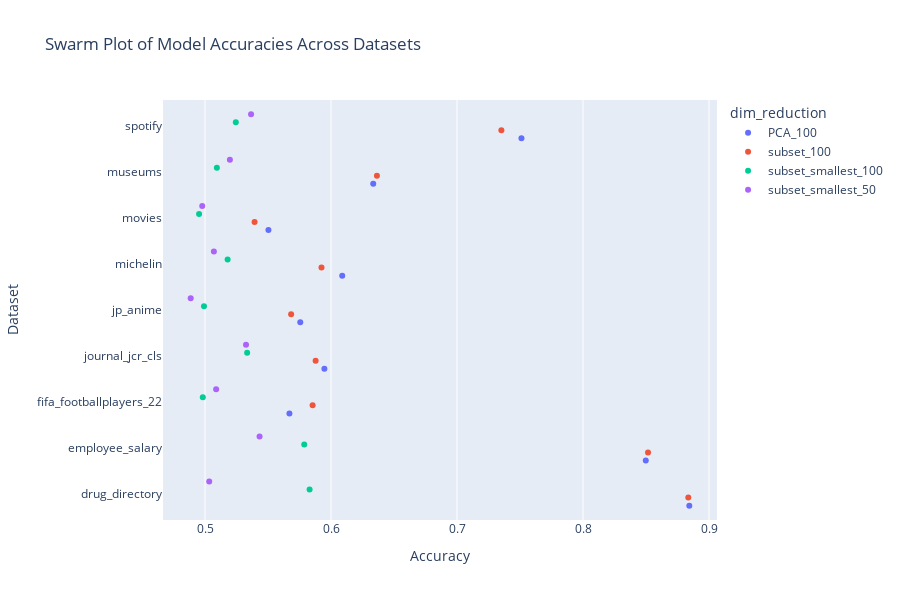

The notebook cell this image was saved under:
### Code cell
import seaborn as sns
import matplotlib.pyplot as plt
import plotly.express as px
import pandas as pd
#results = pd.read_csv("../results/results.csv")
#esults['mean_accuracy'] = results['accuracy'].apply(np.mean)
#melted_results = results
# "Melting" the data to make it suitable for a swarmplot
#melted_results = results.explode('accuracy')
#melted_results['accuracy'] = melted_results['accuracy'].astype(float)
# average the accuracy scores in the accuracy column

# filter for encoding =lm__all-MiniLM-L12-v2
# take the mean of accuracy
melted_results = results.groupby(['dataset', 'model', 'dim_reduction', 'encoding']).mean().reset_index()
#melted_results = results.explode('accuracy')
#melted_results['accuracy'] = melted_results['accuracy'].astype(float)
#melted_results = melted_results[melted_results['encoding'] == 'lm__all-MiniLM-L12-v2']
print(len(melted_results))

# Creating the swarmplot
# plt.figure(figsize=(15, 20))
# sns.swarmplot(data=melted_results, x='accuracy', y='dataset', hue='model', dodge=True)
# plt.title('Swarm Plot of Model Accuracies Across Datasets')
# plt.xlabel('Accuracy')
# plt.ylabel('Dataset')
# plt.legend(title='Model', bbox_to_anchor=(1.05, 1), loc='upper left')
# plt.show()
# Create the plot

# Create the plot
fig = px.strip(
    data_frame=melted_results,
    x="accuracy",
    y="dataset",
    #color="model",
    color="dim_reduction",
    title="Swarm Plot of Model Accuracies Across Datasets",
    labels={"accuracy": "Accuracy", "dataset": "Dataset", "model": "Model"},
    height=600,
    width=900,
)

# Update hover information for each trace (grouped by 'color' or 'model' in this case)
for i, trace in enumerate(fig.data):
    subset_df = melted_results[melted_results['model'] == trace.name]
    hover_template = "<br>".join([f"{col}: %{{customdata[{i}]}}" for i, col in enumerate(subset_df.columns)])
    trace.customdata = subset_df.values
    trace.hovertemplate = hover_template

# Show the figure
fig.show()

### Figure 1 — Plotly figure (JSON) as saved in the notebook; plotly's stock layout.template omitted (floating-point values rounded to 4 significant figures)
{"data": [{"alignmentgroup": "True", "boxpoints": "all", "customdata": [], "fillcolor": "rgba(255,255,255,0)", "hoveron": "points", "hovertemplate": "dataset: %{customdata[0]}<br>model: %{customdata[1]}<br>dim_reduction: %{customdata[2]}<br>encoding: %{customdata[3]}<br>accuracy: %{customdata[4]}", "legendgroup": "PCA_100", "line": {"color": "rgba(255,255,255,0)"}, "marker": {"color": "#636efa"}, "name": "PCA_100", "offsetgroup": "PCA_100", "orientation": "h", "pointpos": 0, "showlegend": true, "type": "box", "x": [0.8844, 0.8498, 0.567, 0.5948, 0.5756, 0.6089, 0.5504, 0.6335, 0.7511], "x0": " ", "xaxis": "x", "y": ["drug_directory", "employee_salary", "fifa_footballplayers_22", "journal_jcr_cls", "jp_anime", "michelin", "movies", "museums", "spotify"], "y0": " ", "yaxis": "y"}, {"alignmentgroup": "True", "boxpoints": "all", "customdata": [], "fillcolor": "rgba(255,255,255,0)", "hoveron": "points", "hovertemplate": "dataset: %{customdata[0]}<br>model: %{customdata[1]}<br>dim_reduction: %{customdata[2]}<br>encoding: %{customdata[3]}<br>accuracy: %{customdata[4]}", "legendgroup": "subset_100", "line": {"color": "rgba(255,255,255,0)"}, "marker": {"color": "#EF553B"}, "name": "subset_100", "offsetgroup": "subset_100", "orientation": "h", "pointpos": 0, "showlegend": true, "type": "box", "x": [0.8835, 0.8516, 0.5854, 0.5878, 0.5684, 0.5925, 0.5393, 0.6364, 0.7352], "x0": " ", "xaxis": "x", "y": ["drug_directory", "employee_salary", "fifa_footballplayers_22", "journal_jcr_cls", "jp_anime", "michelin", "movies", "museums", "spotify"], "y0": " ", "yaxis": "y"}, {"alignmentgroup": "True", "boxpoints": "all", "customdata": [], "fillcolor": "rgba(255,255,255,0)", "hoveron": "points", "hovertemplate": "dataset: %{customdata[0]}<br>model: %{customdata[1]}<br>dim_reduction: %{customdata[2]}<br>encoding: %{customdata[3]}<br>accuracy: %{customdata[4]}", "legendgroup": "subset_smallest_100", "line": {"color": "rgba(255,255,255,0)"}, "marker": {"color": "#00cc96"}, "name": "subset_smallest_100", "offsetgroup": "subset_smallest_100", "orientation": "h", "pointpos": 0, "showlegend": true, "type": "box", "x": [0.583, 0.5787, 0.4982, 0.5334, 0.4992, 0.518, 0.4953, 0.5094, 0.5245], "x0": " ", "xaxis": "x", "y": ["drug_directory", "employee_salary", "fifa_footballplayers_22", "journal_jcr_cls", "jp_anime", "michelin", "movies", "museums", "spotify"], "y0": " ", "yaxis": "y"}, {"alignmentgroup": "True", "boxpoints": "all", "customdata": [], "fillcolor": "rgba(255,255,255,0)", "hoveron": "points", "hovertemplate": "dataset: %{customdata[0]}<br>model: %{customdata[1]}<br>dim_reduction: %{customdata[2]}<br>encoding: %{customdata[3]}<br>accuracy: %{customdata[4]}", "legendgroup": "subset_smallest_50", "line": {"color": "rgba(255,255,255,0)"}, "marker": {"color": "#ab63fa"}, "name": "subset_smallest_50", "offsetgroup": "subset_smallest_50", "orientation": "h", "pointpos": 0, "showlegend": true, "type": "box", "x": [0.5033, 0.5433, 0.5089, 0.5325, 0.4886, 0.5071, 0.4978, 0.5197, 0.5365], "x0": " ", "xaxis": "x", "y": ["drug_directory", "employee_salary", "fifa_footballplayers_22", "journal_jcr_cls", "jp_anime", "michelin", "movies", "museums", "spotify"], "y0": " ", "yaxis": "y"}], "layout": {"boxmode": "group", "height": 600, "legend": {"title": {"text": "dim_reduction"}, "tracegroupgap": 0}, "title": {"text": "Swarm Plot of Model Accuracies Across Datasets"}, "width": 900, "xaxis": {"anchor": "y", "domain": [0, 1], "title": {"text": "Accuracy"}}, "yaxis": {"anchor": "x", "domain": [0, 1], "title": {"text": "Dataset"}}}}
